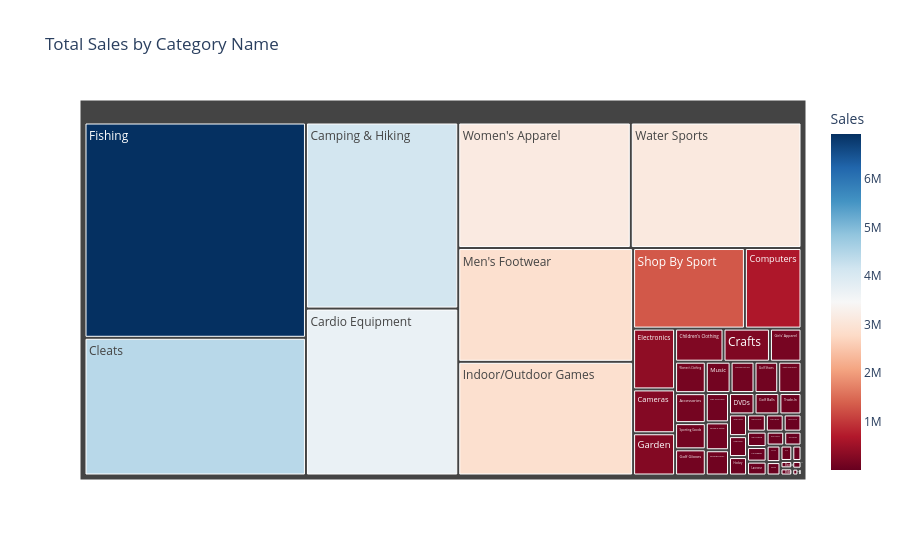

The cell this chart's notebook holds for it:
### Code cell
df_agg = df.groupby('Category Name')['Sales'].sum().reset_index()
fig = px.treemap(df_agg, 
                 path=['Category Name'], 
                 values='Sales',
                 color='Sales',
                 color_continuous_scale='RdBu',
                 title='Total Sales by Category Name')
fig.show()

### Figure 1 — Plotly figure (JSON) as saved in the notebook; plotly's stock layout.template omitted (floating-point values rounded to 4 significant figures)
{"data": [{"branchvalues": "total", "customdata": [[133700.0], [20600.0], [12230.0], [94060.0], [27100.0], [12590.0], [85210.0], [3060.0], [267600.0], [4118000.0], [3695000.0], [232800.0], [4432000.0], [663000.0], [109000.0], [223400.0], [79400.0], [371000.0], [6930000.0], [35600.0], [257800.0], [151700.0], [34970.0], [10370.0], [77100.0], [116700.0], [108000.0], [106100.0], [48360.0], [56850.0], [2889000.0], [98800.0], [39460.0], [43860.0], [2892000.0], [47040.0], [113100.0], [41520.0], [1310000.0], [26480.0], [117000.0], [54900.0], [44590.0], [6105.0], [68720.0], [33310.0], [3114000.0], [3148000.0], [140300.0], [44550.0]], "domain": {"x": [0, 1], "y": [0, 1]}, "hovertemplate": "labels=%{label}<br>Sales_sum=%{value}<br>parent=%{parent}<br>id=%{id}<br>Sales=%{color}<extra></extra>", "ids": ["Accessories", "As Seen on  TV!", "Baby ", "Baseball & Softball", "Basketball", "Books ", "Boxing & MMA", "CDs ", "Cameras ", "Camping & Hiking", "Cardio Equipment", "Children's Clothing", "Cleats", "Computers", "Consumer Electronics", "Crafts", "DVDs", "Electronics", "Fishing", "Fitness Accessories", "Garden", "Girls' Apparel", "Golf Apparel", "Golf Bags & Carts", "Golf Balls", "Golf Gloves", "Golf Shoes", "Health and Beauty", "Hockey", "Hunting & Shooting", "Indoor/Outdoor Games", "Kids' Golf Clubs", "Lacrosse", "Men's Clothing", "Men's Footwear", "Men's Golf Clubs", "Music", "Pet Supplies", "Shop By Sport", "Soccer", "Sporting Goods", "Strength Training", "Tennis & Racquet", "Toys", "Trade-In", "Video Games", "Water Sports", "Women's Apparel", "Women's Clothing", "Women's Golf Clubs"], "labels": ["Accessories", "As Seen on  TV!", "Baby ", "Baseball & Softball", "Basketball", "Books ", "Boxing & MMA", "CDs ", "Cameras ", "Camping & Hiking", "Cardio Equipment", "Children's Clothing", "Cleats", "Computers", "Consumer Electronics", "Crafts", "DVDs", "Electronics", "Fishing", "Fitness Accessories", "Garden", "Girls' Apparel", "Golf Apparel", "Golf Bags & Carts", "Golf Balls", "Golf Gloves", "Golf Shoes", "Health and Beauty", "Hockey", "Hunting & Shooting", "Indoor/Outdoor Games", "Kids' Golf Clubs", "Lacrosse", "Men's Clothing", "Men's Footwear", "Men's Golf Clubs", "Music", "Pet Supplies", "Shop By Sport", "Soccer", "Sporting Goods", "Strength Training", "Tennis & Racquet", "Toys", "Trade-In", "Video Games", "Water Sports", "Women's Apparel", "Women's Clothing", "Women's Golf Clubs"], "marker": {"coloraxis": "coloraxis", "colors": [133700.0, 20600.0, 12230.0, 94060.0, 27100.0, 12590.0, 85210.0, 3060.0, 267600.0, 4118000.0, 3695000.0, 232800.0, 4432000.0, 663000.0, 109000.0, 223400.0, 79400.0, 371000.0, 6930000.0, 35600.0, 257800.0, 151700.0, 34970.0, 10370.0, 77100.0, 116700.0, 108000.0, 106100.0, 48360.0, 56850.0, 2889000.0, 98800.0, 39460.0, 43860.0, 2892000.0, 47040.0, 113100.0, 41520.0, 1310000.0, 26480.0, 117000.0, 54900.0, 44590.0, 6105.0, 68720.0, 33310.0, 3114000.0, 3148000.0, 140300.0, 44550.0]}, "name": "", "parents": ["", "", "", "", "", "", "", "", "", "", "", "", "", "", "", "", "", "", "", "", "", "", "", "", "", "", "", "", "", "", "", "", "", "", "", "", "", "", "", "", "", "", "", "", "", "", "", "", "", ""], "type": "treemap", "values": [133700.0, 20600.0, 12230.0, 94060.0, 27100.0, 12590.0, 85210.0, 3060.0, 267600.0, 4118000.0, 3695000.0, 232800.0, 4432000.0, 663000.0, 109000.0, 223400.0, 79400.0, 371000.0, 6930000.0, 35600.0, 257800.0, 151700.0, 34970.0, 10370.0, 77100.0, 116700.0, 108000.0, 106100.0, 48360.0, 56850.0, 2889000.0, 98800.0, 39460.0, 43860.0, 2892000.0, 47040.0, 113100.0, 41520.0, 1310000.0, 26480.0, 117000.0, 54900.0, 44590.0, 6105.0, 68720.0, 33310.0, 3114000.0, 3148000.0, 140300.0, 44550.0]}], "layout": {"coloraxis": {"colorbar": {"title": {"text": "Sales"}}, "colorscale": [[0, "rgb(103,0,31)"], [0.1, "rgb(178,24,43)"], [0.2, "rgb(214,96,77)"], [0.3, "rgb(244,165,130)"], [0.4, "rgb(253,219,199)"], [0.5, "rgb(247,247,247)"], [0.6, "rgb(209,229,240)"], [0.7, "rgb(146,197,222)"], [0.8, "rgb(67,147,195)"], [0.9, "rgb(33,102,172)"], [1, "rgb(5,48,97)"]]}, "legend": {"tracegroupgap": 0}, "title": {"text": "Total Sales by Category Name"}}}
